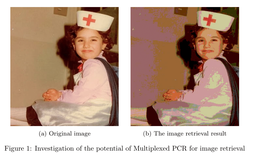
#> input picture Organdretrival-1.png, 254 x 157 px, shrunk from 1008 x 624 before the run, given in place of maryam2.jpg, which was not available
$ jupyter execute datastoreDNAnonsequenc.ipynb   (older library calls are emulated)   (text cells are left out)
#> lines starting #> are read from the running program, lines starting #| are printed output that depends on the picture; pictures that were not available may be replaced by others from this repository, and a replacement may not be noted
[cell 1]
#enumerate_pixels_of_image
from PIL import Image
import numpy as np

# Function to extract RGB values
def get_rgb_matrices(image_path):
    # Open the image
#> called with image_path = 'maryam2.jpg'
    img = Image.open(image_path)
#> img is the input picture: PIL image 254x157 RGB; mean R, G, B 189.9, 163.3, 147.4

    # Convert the image to RGB mode if it's not
    img = img.convert("RGB")

    # Get the image data as a numpy array (width x height x 3 for RGB)
    img_data = np.array(img)

    # Separate R, G, and B channels
    r_channel = img_data[:, :, 0]
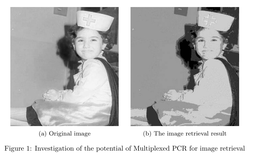
#> r_channel: shape (157, 254); min 0, max 255, mean 189.9
    g_channel = img_data[:, :, 1]
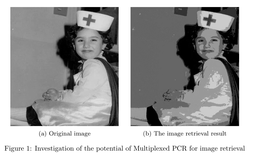
#> g_channel: shape (157, 254); min 0, max 255, mean 163.3
    b_channel = img_data[:, :, 2]

    return r_channel, g_channel, b_channel

# Function to print the RGB matrix
def print_rgb_matrices(r_channel, g_channel, b_channel):
    height, width = r_channel.shape
#> height = 157; width = 254
    for i in range(height):
        for j in range(width):
            print(f"({r_channel[i][j]}, {g_channel[i][j]}, {b_channel[i][j]})", end="  ")
        print()  # New line after each row
#> this loop made 157 passes
#> (printed output is left out)

# Example usage
image_path = 'maryam2.jpg'  # Replace with your image path
r, g, b = get_rgb_matrices(image_path)

print("RGB Matrix:")
print_rgb_matrices(r, g, b)

[cell 2]
#change_from_0_to_255_to_0_4
from PIL import Image
import numpy as np

# Function to extract RGB values and scale them
def get_scaled_rgb_matrices(image_path):
    # Open the image
#> called with image_path = 'maryam2.jpg'
    img = Image.open(image_path)

    # Convert the image to RGB mode if it's not
    img = img.convert("RGB")

    # Get the image data as a numpy array (width x height x 3 for RGB)
    img_data = np.array(img)

    # Separate R, G, and B channels and scale to range 0-4
    scaled_rgb = (img_data // 51)  # 255 / 5 = 51, so we use integer division by 64

    return scaled_rgb[:, :, 0], scaled_rgb[:, :, 1], scaled_rgb[:, :, 2]

# Function to print the scaled RGB matrix
def print_scaled_rgb_matrices(r_channel, g_channel, b_channel):
    height, width = r_channel.shape
    for i in range(height):
        for j in range(width):
            print(f"({r_channel[i][j]}, {g_channel[i][j]}, {b_channel[i][j]})", end="  ")
        print()  # New line after each row

# Example usage
image_path = 'maryam2.jpg'  # Replace with your image path
r, g, b = get_scaled_rgb_matrices(image_path)
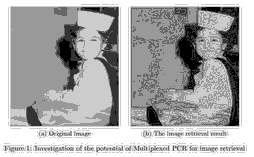
#> r: shape (157, 254); min 0, max 5, mean 3.38; drawn with min black and max white
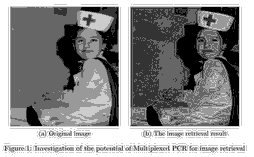
#> g: shape (157, 254); min 0, max 5, mean 2.79; drawn with min black and max white
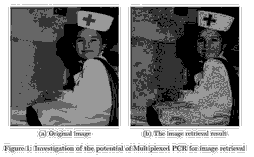
#> b: shape (157, 254); min 0, max 5, mean 2.58; drawn with min black and max white

print("Scaled RGB Matrix (0 to 4):")
print_scaled_rgb_matrices(r, g, b)

[cell 3]
#put_new_numbers_in_each_cell_oder_pixel_now
from PIL import Image
import numpy as np
import pandas as pd

# Function to extract RGB values and scale them
def get_scaled_rgb_matrices(image_path):
    # Open the image
    img = Image.open(image_path)

    # Convert the image to RGB mode if it's not
    img = img.convert("RGB")

    # Get the image data as a numpy array (width x height x 3 for RGB)
    img_data = np.array(img)

    # Separate R, G, and B channels and scale to range 0-4
    scaled_rgb = (img_data // 51)  # 255 / 5 = 51, so we use integer division by 51

    return scaled_rgb[:, :, 0], scaled_rgb[:, :, 1], scaled_rgb[:, :, 2]

# Function to create an Excel file with RGB values
def save_rgb_to_excel(image_path, output_excel):
#> called with image_path = 'maryam2.jpg', output_excel = 'rgb_values.xlsx'
    r, g, b = get_scaled_rgb_matrices(image_path)

    # Create a DataFrame to hold RGB values
    height, width = r.shape
#> height = 157; width = 254
    rgb_data = []

    for i in range(height):
        row = []
        for j in range(width):
            row.append(f"{r[i][j]} {g[i][j]} {b[i][j]}")
        rgb_data.append(row)
#> after the loop, rgb_data = 157 items

    df = pd.DataFrame(rgb_data)
#> df = table of 157 rows and 254 columns

    # Save DataFrame to Excel
    df.to_excel(output_excel, index=False, header=False)

# Example usage
image_path = 'maryam2.jpg'  # Replace with your image path
output_excel = 'rgb_values.xlsx'  # Desired output Excel file name
save_rgb_to_excel(image_path, output_excel)

print(f"RGB values saved to {output_excel}")

[cell 4]
from PIL import Image
import numpy as np
import pandas as pd

# Function to extract RGB values
def get_rgb_matrices(image_path):
    # Open the image
    img = Image.open(image_path)

    # Convert the image to RGB mode if it's not
    img = img.convert("RGB")

    # Get the image data as a numpy array (width x height x 3 for RGB)
    img_data = np.array(img)

    return img_data

# Function to create an Excel file with RGB values in separate cells
def save_rgb_to_excel(image_path, output_excel):
#> called with image_path = 'maryam2.jpg', output_excel = 'rgb_values2.xlsx'
    img_data = get_rgb_matrices(image_path)

    # Create a DataFrame to hold RGB values
    height, width, _ = img_data.shape
#> height = 157; width = 254
    rgb_data = []

    for i in range(height):
        row = []
        for j in range(width):
            # Append R, G, B values to the row
            row.append(img_data[i, j, 0])  # Red
            row.append(img_data[i, j, 1])  # Green
            row.append(img_data[i, j, 2])  # Blue
        rgb_data.append(row)
#> after the loop, rgb_data = 157 items

    # Convert to DataFrame
    df = pd.DataFrame(rgb_data)
#> df = table of 157 rows and 762 columns

    # Save DataFrame to Excel
    df.to_excel(output_excel, index=False, header=False)

# Example usage
image_path = 'maryam2.jpg'  # Replace with your image path
output_excel = 'rgb_values2.xlsx'  # Desired output Excel file name
save_rgb_to_excel(image_path, output_excel)

print(f"RGB values saved to {output_excel}")

[cell 5]
from PIL import Image
import pandas as pd

# Load the image
image_path = 'maryam2.jpg'  # Change to your image path
img = Image.open(image_path)

# Convert image to RGB (if it's not already)
img = img.convert('RGB')

# Get pixel data
pixel_data = list(img.getdata())
#> pixel_data = 39878 items

# Create a DataFrame with pixel values
pixel_array = []
for i in range(img.height):
    row = pixel_data[i * img.width:(i + 1) * img.width]
    pixel_array.append(row)
#> after the loop, pixel_array = 157 items

df = pd.DataFrame(pixel_array)
#> df = table of 157 rows and 254 columns

# Save to Excel
output_path = 'output_pixels.xlsx'  # Change to your desired output path
df.to_excel(output_path, index=False, header=False)

print(f'Image pixels saved to {output_path}')

[cell 6]
#get_image_get_enumerated_pixel_put_every_pixel_in_cell

from PIL import Image
import pandas as pd
from openpyxl import Workbook
from openpyxl.styles import PatternFill

# Load the image
image_path = 'maryam2.jpg'  # Change to your image path
img = Image.open(image_path)

# Convert image to RGB (if it's not already)
img = img.convert('RGB')

# Get pixel data
pixel_data = list(img.getdata())

# Create a DataFrame with pixel values
pixel_array = []
for i in range(img.height):
    row = pixel_data[i * img.width:(i + 1) * img.width]
    pixel_array.append(row)

df = pd.DataFrame(pixel_array)

# Save to Excel
output_path = 'output_pixels.xlsx'  # Change to your desired output path
df.to_excel(output_path, index=False, header=False)

# Load the workbook and select the active sheet
workbook = Workbook()
sheet = workbook.active

# Write pixel values and set the fill color
for i in range(len(pixel_array)):
    for j in range(len(pixel_array[i])):
        pixel_value = pixel_array[i][j]
        # Set cell color based on the RGB value
        fill_color = f'{pixel_value[0]:02X}{pixel_value[1]:02X}{pixel_value[2]:02X}'
        cell = sheet.cell(row=i + 1, column=j + 1)
        cell.fill = PatternFill(start_color=fill_color, end_color=fill_color, fill_type="solid")
        cell.value = f'({pixel_value[0]}, {pixel_value[1]}, {pixel_value[2]})'  # Optional: show RGB values

# Save the final Excel file
final_output_path = 'final_output_pixels.xlsx'  # Change to your desired final output path
workbook.save(final_output_path)

print(f'Image pixels with colors saved to {final_output_path}')

[cell 7]
#get_image_get_enumerated_pixel_put_every_pixel_in_cell_scaled

from PIL import Image
import numpy as np
import pandas as pd
from openpyxl import Workbook
from openpyxl.styles import PatternFill

# Function to extract RGB values and scale them
def get_scaled_rgb_matrices(image_path):
    # Open the image
    img = Image.open(image_path)

    # Convert the image to RGB mode if it's not
    img = img.convert("RGB")

    # Get the image data as a numpy array (width x height x 3 for RGB)
    img_data = np.array(img)

    # Separate R, G, and B channels and scale to range 0-4
    scaled_rgb = (img_data // 51)  # 255 / 5 = 51, so we use integer division by 51

    return scaled_rgb[:, :, 0], scaled_rgb[:, :, 1], scaled_rgb[:, :, 2]

# Function to save scaled RGB to Excel
def save_scaled_rgb_to_excel(image_path, output_path):
#> called with image_path = 'maryam2.jpg', output_path = 'final_scaled_output_pixels.xlsx'
    r_channel, g_channel, b_channel = get_scaled_rgb_matrices(image_path)

    # Create a DataFrame with scaled RGB values
    pixel_array = []
    for i in range(r_channel.shape[0]):
        row = []
        for j in range(r_channel.shape[1]):
            row.append((r_channel[i][j], g_channel[i][j], b_channel[i][j]))
        pixel_array.append(row)
#> after the loop, pixel_array = 157 items

    df = pd.DataFrame(pixel_array)
#> df = table of 157 rows and 254 columns

    # Load the workbook and create a new sheet
    workbook = Workbook()
    sheet = workbook.active

    # Write scaled RGB values and set the fill color
    for i in range(len(pixel_array)):
        for j in range(len(pixel_array[i])):
            pixel_value = pixel_array[i][j]
            # Set cell color based on the scaled RGB value
            fill_color = f'{pixel_value[0] * 51:02X}{pixel_value[1] * 51:02X}{pixel_value[2] * 51:02X}'
            cell = sheet.cell(row=i + 1, column=j + 1)
            cell.fill = PatternFill(start_color=fill_color, end_color=fill_color, fill_type="solid")
            cell.value = f'({pixel_value[0]}, {pixel_value[1]}, {pixel_value[2]})'  # Optional: show scaled values

    # Save the final Excel file
    workbook.save(output_path)

# Example usage
image_path = 'maryam2.jpg'  # Replace with your image path
output_path = 'final_scaled_output_pixels.xlsx'  # Change to your desired final output path
save_scaled_rgb_to_excel(image_path, output_path)

print(f'Scaled RGB values saved to {output_path}')

[cell 8]
#change_excel_to_image
from openpyxl import load_workbook
from PIL import Image
import numpy as np

# Function to convert Excel to image
def excel_to_image(excel_path, output_image_path, scale=1.0):
    # Load the workbook
#> called with excel_path = 'final_scaled_output_pixels.xlsx', output_image_path = 'excel_as_image.png', scale = 1
    workbook = load_workbook(excel_path)
    sheet = workbook.active

    # Get the size of the sheet
    max_row = sheet.max_row
    max_col = sheet.max_column

    # Create a NumPy array to hold pixel data
    img_data = np.zeros((max_row, max_col, 3), dtype=np.uint8)

    # Loop through the cells and get the fill color
    for i in range(1, max_row + 1):
        for j in range(1, max_col + 1):
            cell = sheet.cell(row=i, column=j)
            fill = cell.fill.start_color.rgb  # Get the color in hex format
            if fill and len(fill) == 8:  # Ensure the color has 6 hex digits (ignoring 'FF' at the start)
                hex_color = fill[2:]  # Remove 'FF' if it's there
                r = int(hex_color[0:2], 16)
                g = int(hex_color[2:4], 16)
                b = int(hex_color[4:6], 16)
                img_data[i - 1, j - 1] = [r, g, b]

    # Create an image from the NumPy array
    img = Image.fromarray(img_data, 'RGB')
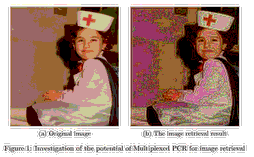
#> img: PIL image 254x157 RGB; mean R, G, B 172.5, 142.4, 131.5

    # Resize the image by the scale factor
    if scale != 1.0:
        new_size = (int(img.width * scale), int(img.height * scale))
        img = img.resize(new_size, Image.ANTIALIAS)

    # Save the image
    img.save(output_image_path)
    print(f'Image saved to {output_image_path}')

# Example usage
excel_path = 'final_scaled_output_pixels.xlsx'  # Your Excel file path
output_image_path = 'excel_as_image.png'  # Desired output image path
excel_to_image(excel_path, output_image_path, scale=1.0)

[cell 9]
from PIL import Image
import numpy as np
import pandas as pd
from openpyxl import Workbook
from openpyxl.styles import PatternFill

# Function to extract RGB values and scale them
def get_scaled_rgb_matrices(image_path):
    # Open the image
#> called with image_path = 'maryam2.jpg'
    img = Image.open(image_path)

    # Convert the image to RGB mode if it's not
    img = img.convert("RGB")

    # Get the image data as a numpy array (width x height x 3 for RGB)
    img_data = np.array(img)

    # Separate R, G, and B channels and scale to range 0-3
    scaled_rgb = (img_data // 64)  # 255 / 4 = 64, so we use integer division by 64

    return scaled_rgb[:, :, 0], scaled_rgb[:, :, 1], scaled_rgb[:, :, 2]

# Function to save scaled RGB to Excel
def save_scaled_rgb_to_excel(image_path, output_path):
    r_channel, g_channel, b_channel = get_scaled_rgb_matrices(image_path)
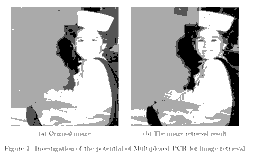
#> r_channel: shape (157, 254); min 0, max 3, mean 2.33; drawn with min black and max white
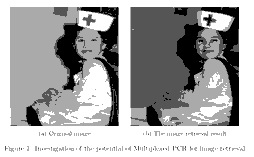
#> g_channel: shape (157, 254); min 0, max 3, mean 1.97; drawn with min black and max white
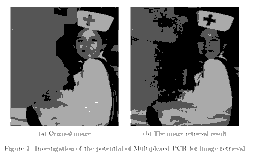
#> b_channel: shape (157, 254); min 0, max 3, mean 1.66; drawn with min black and max white

    # Create a DataFrame with scaled RGB values
    pixel_array = []
    for i in range(r_channel.shape[0]):
        row = []
        for j in range(r_channel.shape[1]):
            row.append((r_channel[i][j], g_channel[i][j], b_channel[i][j]))
        pixel_array.append(row)
#> after the loop, pixel_array = 157 items

    df = pd.DataFrame(pixel_array)
#> df = table of 157 rows and 254 columns

    # Load the workbook and create a new sheet
    workbook = Workbook()
    sheet = workbook.active

    # Write scaled RGB values and set the fill color
    for i in range(len(pixel_array)):
        for j in range(len(pixel_array[i])):
            pixel_value = pixel_array[i][j]
            # Set cell color based on the scaled RGB value
            fill_color = f'{pixel_value[0] * 64:02X}{pixel_value[1] * 64:02X}{pixel_value[2] * 64:02X}'
            cell = sheet.cell(row=i + 1, column=j + 1)
            cell.fill = PatternFill(start_color=fill_color, end_color=fill_color, fill_type="solid")
            cell.value = f'({pixel_value[0]}, {pixel_value[1]}, {pixel_value[2]})'  # Optional: show scaled values

    # Save the final Excel file
    workbook.save(output_path)

# Example usage
image_path = 'maryam2.jpg'  # Replace with your image path
output_path = 'abbas3.xlsx'  # Change to your desired final output path
save_scaled_rgb_to_excel(image_path, output_path)

print(f'Scaled RGB values saved to {output_path}')

[cell 10]
#change_excel_to_image
from openpyxl import load_workbook
from PIL import Image
import numpy as np

# Function to convert Excel to image
def excel_to_image(excel_path, output_image_path, scale=1.0):
    # Load the workbook
#> called with excel_path = 'abbas3.xlsx', output_image_path = 'excel_as_image3.png', scale = 1
    workbook = load_workbook(excel_path)
    sheet = workbook.active

    # Get the size of the sheet
    max_row = sheet.max_row
    max_col = sheet.max_column

    # Create a NumPy array to hold pixel data
    img_data = np.zeros((max_row, max_col, 3), dtype=np.uint8)

    # Loop through the cells and get the fill color
    for i in range(1, max_row + 1):
        for j in range(1, max_col + 1):
            cell = sheet.cell(row=i, column=j)
            fill = cell.fill.start_color.rgb  # Get the color in hex format
            if fill and len(fill) == 8:  # Ensure the color has 6 hex digits (ignoring 'FF' at the start)
                hex_color = fill[2:]  # Remove 'FF' if it's there
                r = int(hex_color[0:2], 16)
                g = int(hex_color[2:4], 16)
                b = int(hex_color[4:6], 16)
                img_data[i - 1, j - 1] = [r, g, b]

    # Create an image from the NumPy array
    img = Image.fromarray(img_data, 'RGB')
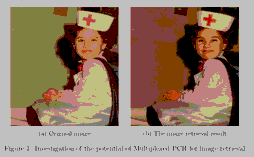
#> img: PIL image 254x157 RGB; mean R, G, B 148.9, 126.3, 106.5

    # Resize the image by the scale factor
    if scale != 1.0:
        new_size = (int(img.width * scale), int(img.height * scale))
        img = img.resize(new_size, Image.ANTIALIAS)

    # Save the image
    img.save(output_image_path)
    print(f'Image saved to {output_image_path}')

# Example usage
excel_path = 'abbas3.xlsx'  # Your Excel file path
output_image_path = 'excel_as_image3.png'  # Desired output image path
excel_to_image(excel_path, output_image_path, scale=1.0)
